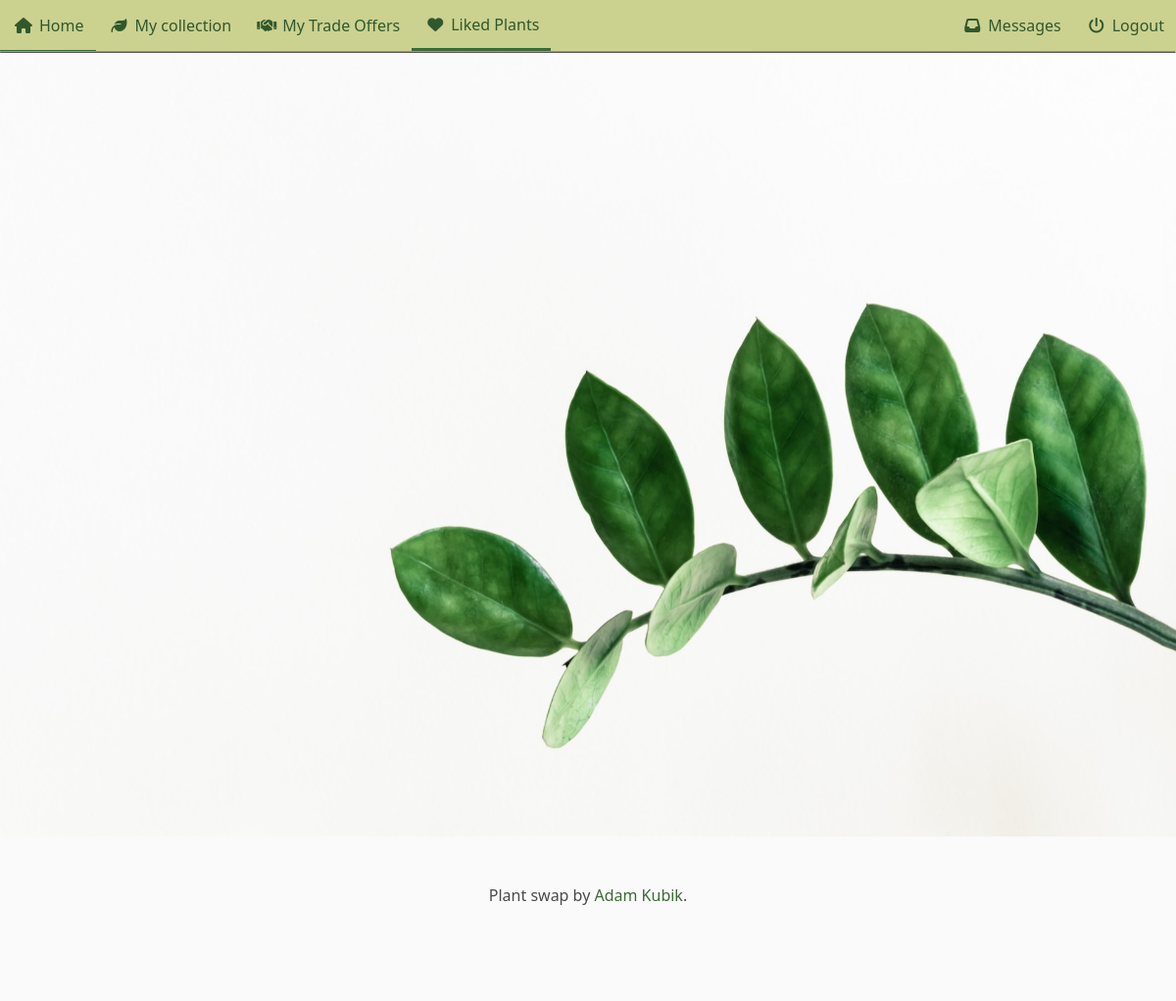
The page /accounts/likes/ (signed in) on the database as committed earlier.
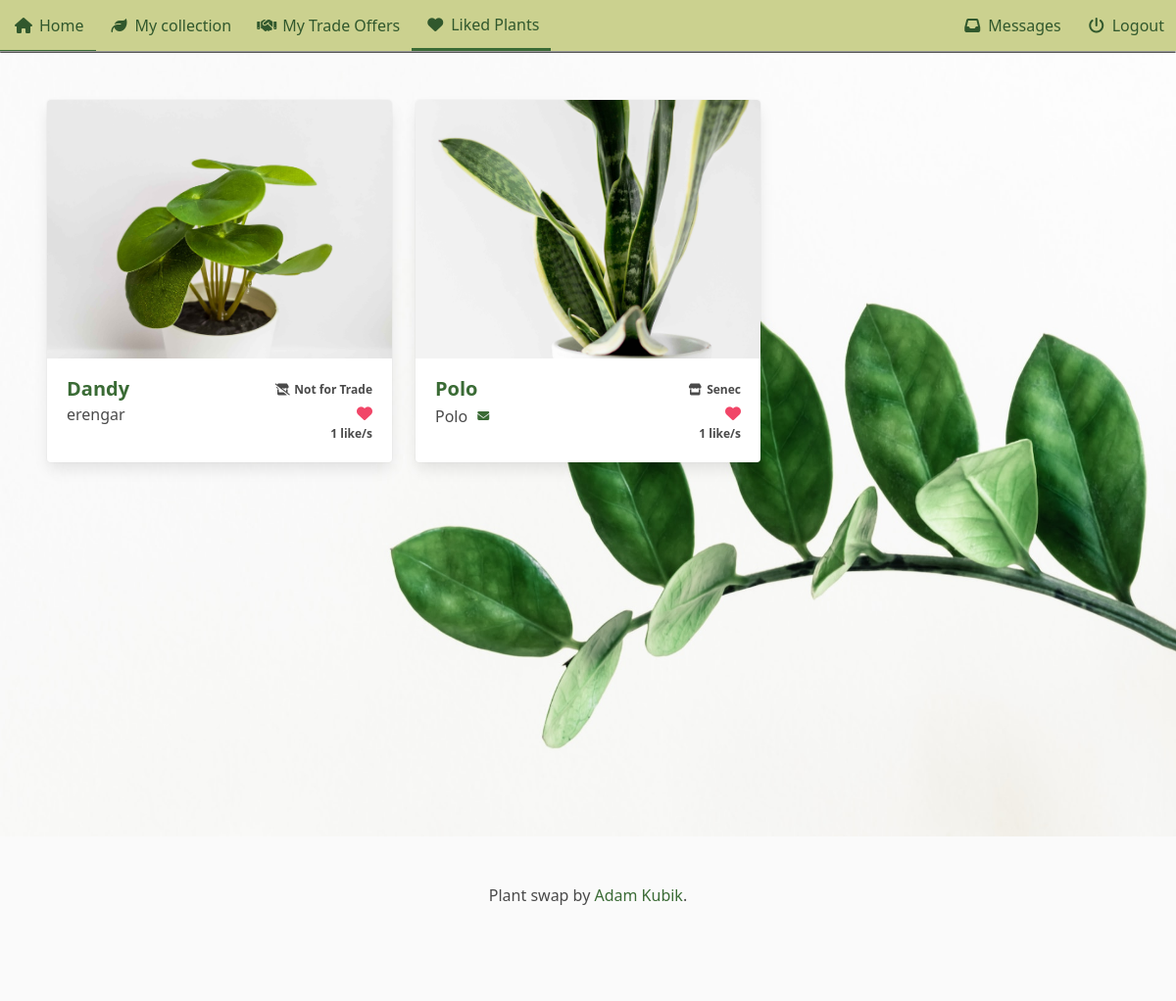
The same page on the database as committed later.
### plant_collection/models.py (models this page shows, shortened)
class Plant(models.Model):
    nick_name = models.CharField(
        max_length=64, validators=[MinLengthValidator(3)], unique=True
    )
    created = models.DateTimeField(auto_now_add=True, null=True, blank=True)
    updated = models.DateTimeField(auto_now=True, null=True, blank=True)
    species = models.ForeignKey(
        Species, on_delete=models.SET_NULL, blank=True, null=True, related_name="plants"
    )
    owner = models.ForeignKey(
        settings.AUTH_USER_MODEL, on_delete=models.CASCADE, related_name="plants"
    )
    slug = models.SlugField(default="bugged-plant")
    for_trade = models.BooleanField(default=False)
    likes = models.ManyToManyField(User, related_name="liked")
    location = models.CharField(max_length=24, blank=True, null=True, default=None, help_text="City, State")
    content = models.TextField(blank=True, null=True, default=None)
    def number_of_likes(self):
        return self.likes.count()

class Image(models.Model):
    plant = models.ForeignKey(Plant, on_delete=models.CASCADE, related_name="picture")
    image = models.ImageField(upload_to="pics")

### accounts/views.py (the view)
# urls.py: path('likes/', views.liked_list.as_view(), name='liked_list'),
class liked_list(LoginRequiredMixin, generic.View):
    template_name = 'accounts/like_list.html'
    def get(self, request, order='-likes'):
        context = {'plants':Plant.objects.filter(likes=request.user).order_by(order)}
        return render(request, self.template_name, context)

### accounts/templates/accounts/like_list.html (shortened to what this page needs)
{% extends "base.html" %}
{% load static %}
{% block header %}
<link rel="stylesheet" href="{% static 'plant_collection/css/no_padding_section.css' %}">
<link rel="stylesheet" href="{% static 'plant_collection/css/like_animation.css' %}">
{% endblock %}
{% block content %}
<section class="section">
{% include "plant_collection/assets/plants_gallery.html" %}
</section>
{% endblock content %}

### plant_collection/templates/plant_collection/assets/plants_gallery.html (shortened to what this page needs)
{% load cache %}
{% load static %}
<div class='columns is-multiline'>
    {% if plants %}
    {% for plant in plants %}
    <div class='column is-4-desktop is-full-mobile is-3-widescreen is-6-tablet'>
        <div class='card hover'>
            {% if plant.picture %}
            <div class='card-image'>
                <figure class='image is-4by3'>
                    <a href="{% url 'plant_collection:plant_view' slug=plant.slug %}">
                        {% if plant.thumbnail %}
                        <img src="{{ plant.thumbnail.image.image.url }}" alt="Picture of a plant" loading='lazy' class="cover">
                        {% else %}
                        <img src="{{ plant.picture.all.0.image.url }}" alt="Picture of a plant" loading='lazy' class="cover">
                        {% endif %}
                    </a>
                </figure>
            </div>
            {% endif %}
            <div class='card-content columns is-mobile' style='margin:0; padding:0.5rem;'>
                <div class='column is-6'>
                    <div class='title is-size-4-widescreen is-size-4-touch is-size-5-desktop'>
                        <a href="{% url 'plant_collection:plant_view' slug=plant.slug %}">{{plant.nick_name}}</a>
                    </div>
                    <div class='subtitle is-size-6-widescreen is-size-6-touch is-size-6-desktop'>
                        {% if user == plant.owner %}
                        <span>{{plant.owner}}</span>
                        {% else %}
                        <span class='icon-text'>
                            <span>{{plant.owner}}</span>
                            <span class='icon'>
                                <a href="{% url 'accounts:write_message' name=plant.owner %}"><i class="fa-solid fa-envelope fa-xs"></i></a>
                            </span>
                        </span>
                        {% endif %}
                    </div>
                </div>
                <div class='column is-6'>
                    <div class='has-text-right'>
                        {% if plant.for_trade %}
                        <span class='icon-text has-text-weight-semibold is-size-7-desktop is-size-7-touch'>
                            <span class='icon'>
                                <i class="fa-solid fa-store"></i>
                            </span>
                            {% if plant.location %}
                            {{plant.location}}
                            {% else %}
                            For Trade
                            {% endif %}
                        </span>
                        {% else %}
                        <span class='icon-text has-text-weight-semibold is-size-7-desktop is-size-7-touch'>
                            <span class='icon'>
                                <i class="fa-solid fa-store-slash "></i>
                            </span>
                            Not for Trade
                        </span>
                        {% endif %}
                    </div>
                    <div class='has-text-right'>
                        {% if not user in plant.likes.all %}
                        <div>
                            <a class='heart' role='button' tabindex=0 data-plant='{{ plant.id }}' data-user='{{ user }}'><i class="fa-regular fa-heart has-text-danger"></i></a>
                        </div>
                        {% elif user in plant.likes.all %}
                        <div>
                            <a class='heart' role='button' tabindex=0 data-plant='{{ plant.id }}' data-user='{{ user }}'><i class="fa-solid fa-heart has-text-danger"></i></a>
                        </div>
                        {% endif %}
                        <div class='number_likes is-size-7 has-text-weight-bold' data-plant='{{ plant.id }}'>
                            {{ plant.number_of_likes }} like/s
                        </div>
                    </div>
                </div>
            </div>
        </div>
    </div>
    {% empty %}
    <div class='column is-3-desktop is-full-mobile'>
        No plants :(
    </div>
    {% endfor %}
    {% endif %}
</div>

Rows that differ between the two databases and show on the page:
added Plant: picture.all.0.image (picture), nick_name "Dandy", owner "erengar", for_trade False (drawn), number_of_likes "1"
now on this page (row unchanged): Plant: picture.all.0.image (picture), nick_name "Polo", owner "Polo", location "Senec", number_of_likes "1"
